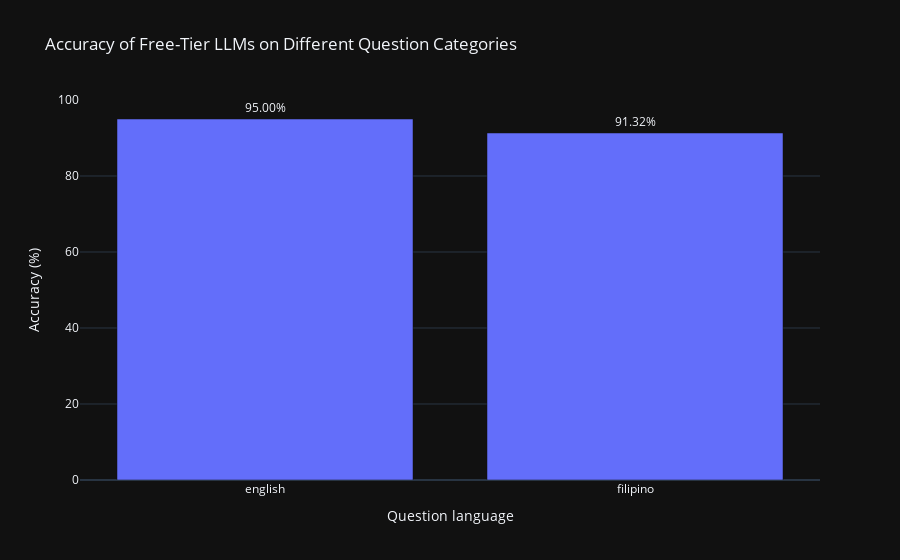

Here is the notebook cell this chart was saved with:
### Markdown cell above
#### What is the accuracy of current free-tier reasoning large language models on English and Filipino?

### Code cell
type_accuracy = df.groupby('language')['is_correct'].mean().reset_index()
type_accuracy['accuracy_percent'] = type_accuracy['is_correct'] * 100

import plotly.express as px

fig = px.bar(
    type_accuracy,
    x='language',
    y='accuracy_percent',
    title='Accuracy of Free-Tier LLMs on Different Question Categories',
    text='accuracy_percent',
    labels={'language': 'Question language', 'accuracy_percent': 'Accuracy (%)'},
)

fig.update_traces(texttemplate='%{text:.2f}%', textposition='outside')
fig.update_layout(yaxis_range=[0, 100])
fig.show()

### Figure 1 — Plotly figure (JSON) as saved in the notebook; plotly's stock layout.template omitted (floating-point values rounded to 4 significant figures)
{"data": [{"hovertemplate": "Question language=%{x}<br>Accuracy (%)=%{text}<extra></extra>", "legendgroup": "", "marker": {"color": "#636efa", "pattern": {"shape": ""}}, "name": "", "orientation": "v", "showlegend": false, "text": [95, 91.32], "textposition": "outside", "texttemplate": "%{text:.2f}%", "type": "bar", "x": ["english", "filipino"], "xaxis": "x", "y": [95, 91.32], "yaxis": "y"}], "layout": {"barmode": "relative", "legend": {"tracegroupgap": 0}, "title": {"text": "Accuracy of Free-Tier LLMs on Different Question Categories"}, "xaxis": {"anchor": "y", "domain": [0, 1], "title": {"text": "Question language"}}, "yaxis": {"anchor": "x", "domain": [0, 1], "range": [0, 100], "title": {"text": "Accuracy (%)"}}}}
